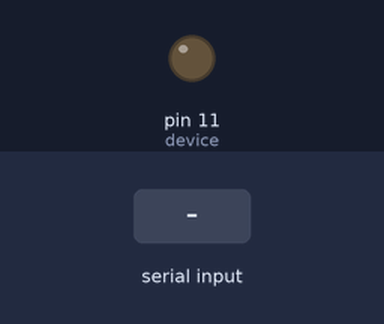
Recording of a sketch running on a simulated Arduino Uno, built with avr-gcc and run on an emulated ATmega328P. Shown: output pins drawn as LEDs (lit = HIGH). The inputs (shaded band) are chosen by the test bench.

Above: at 0.9 s.
1.0 s: "B" received over Serial
At 1.6 s:
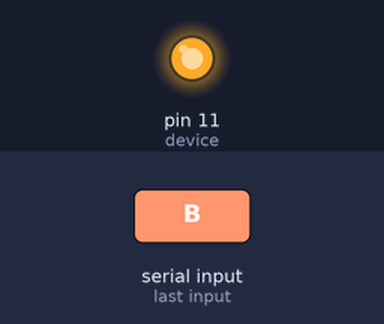
2.5 s: "A" received over Serial
At 2.8 s:
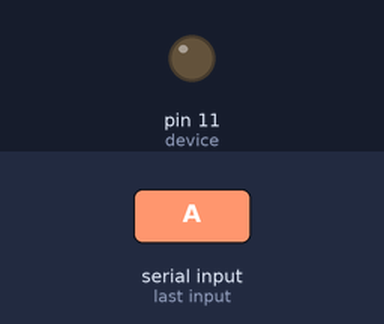
Timing chart, 0 to 5.5 s (numbered marks = the images above; inputs shaded):
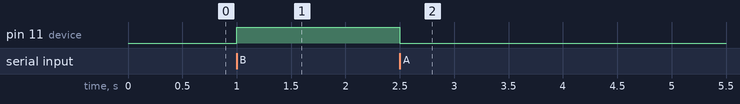

The sketch:

controlling_device_by_bluetooth.ino
```cpp
/*
  Code by:
  M.Hashir

This is a code for controlling a device by bluetooth

  Hardware:
  Is bought from www.munphurid.com
  - Arduino UNO
  - HC-05 Bluetooth Module
  - 7 male to female wires
  - Relay module
  - Bulb and battery circuit

  Connections:
  Bluetooth module and Arduino
  -Connect RX of Bluetooth module to pin 1 = TX of Arduino
  -Connect TX of Bluetooth module to pin 0 = RX of Arduino
  -Connect VCC of Bluetooth module to 5V of Arduino
  -Connect GND of Bluetooth module to GND of Arduino

-	Connect VCC pin of relay module to pin 5V of the Arduino board.
-	Connect IN pin of relay module to pin 11 of the Arduino board.
-	Connect GND pin of relay module to pin GND of the Arduino board.

*/

int device = 11;          //Relay module is connected on this pin
int device2 = 13;         //Built-in LED on this pin can be controlled
void setup(void)
{
  pinMode(device, OUTPUT);
  Serial.begin (9600);              //Do not edit this line

  while (!Serial.available());
}


void loop(void) {

  int a = Serial.read();        //Receive data from Bluetooth module
  switch (a) {

    case 'A':            //If this letter is received
      digitalWrite(device, LOW);
      delay(200);
      break;

    case 'B':            //If this letter is received
      digitalWrite(device, HIGH);
      delay(200);
      break;

    case 'C':            //If this letter is received
      digitalWrite(device2, HIGH);
      delay(200);
      break;

    case 'D':            //If this letter is received
      digitalWrite(device2, LOW);
      delay(200);
      break;

  }
}
```

Measured:
- after the input at 1.0 s, pin 11 (device): LOW → HIGH at once
- after the input at 2.5 s, pin 11 (device): HIGH → LOW at once
